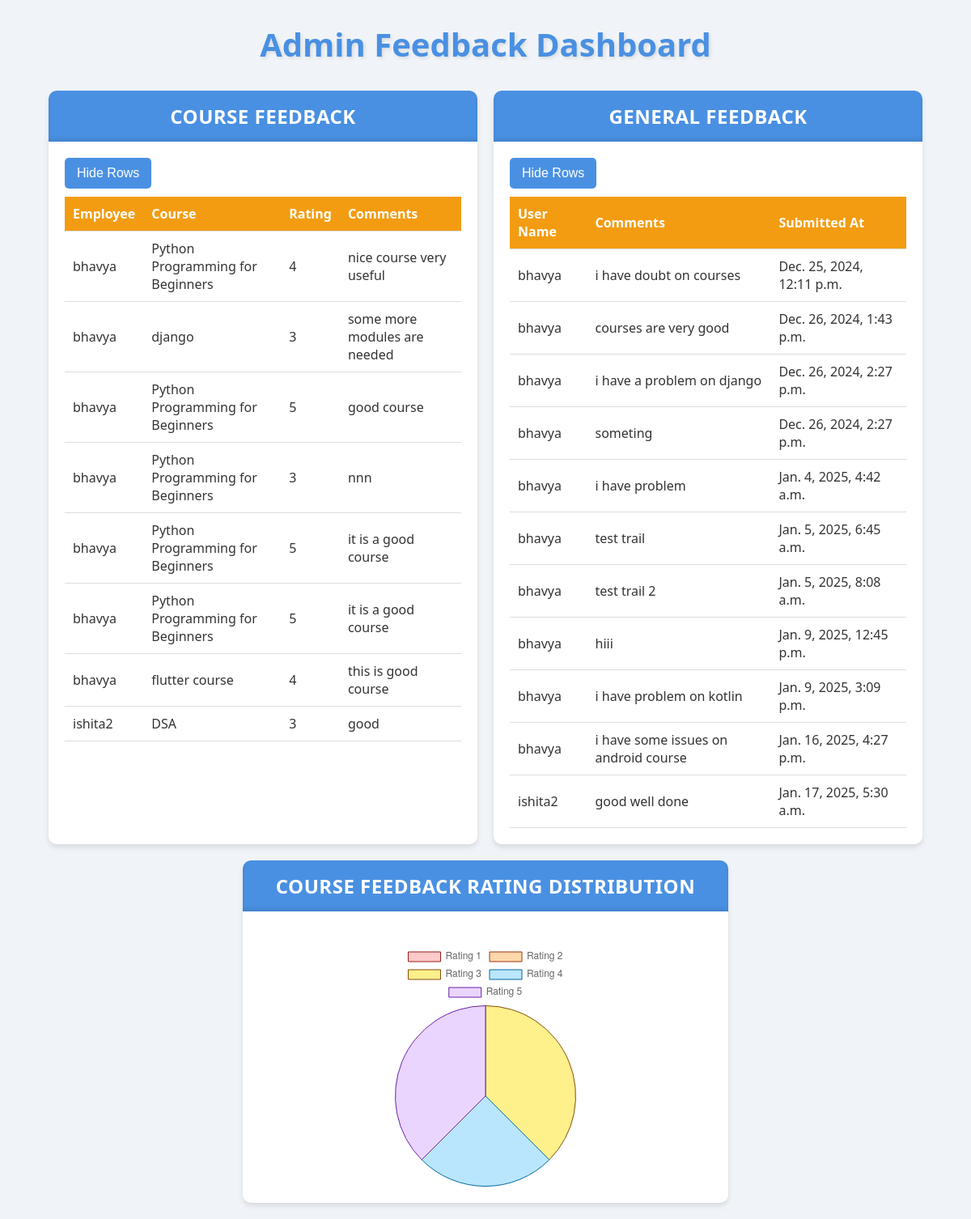
/dashboard/feedback_tracker/1/, run on the app's committed database.
### dashboards/models.py (models this page shows, shortened)
class Feedback(models.Model):
    feedback_id = models.AutoField(primary_key=True)
    course = models.ForeignKey('Course', on_delete=models.CASCADE)  # ForeignKey to Course
    employee = models.ForeignKey('authentication.User', on_delete=models.CASCADE)  # ForeignKey to User
    rating = models.IntegerField()  # IntegerField for ratings
    comments = models.TextField(blank=True, null=True)
    class Meta:
        constraints = [
            models.CheckConstraint(check=models.Q(rating__gte=1) & models.Q(rating__lte=5), name='rating_between_1_and_5')
        ]

class Course(models.Model):
    course_id = models.AutoField(primary_key=True)
    title = models.CharField(max_length=255, unique=True)
    description = models.TextField(null=True, blank=True)
    created_by = models.ForeignKey(
        'authentication.User',
        on_delete=models.CASCADE,
        limit_choices_to={'role__role_name': 'Admin'},
        related_name='created_courses'
    )
    created_at = models.DateTimeField(auto_now_add=True)
    employees = models.ManyToManyField(
        'authentication.User',
        related_name='enrolled_courses',
        limit_choices_to={'role__role_name': 'Employee'},
        blank=True
    )

class GeneralFeedback(models.Model):
    user = models.ForeignKey('authentication.User', on_delete=models.CASCADE)  # User providing the feedback
    comments = models.TextField()  # Feedback comments
    submitted_at = models.DateTimeField(auto_now_add=True)  # Timestamp of submission

### authentication/models.py (models this page shows, shortened)
class User(models.Model):
    name = models.CharField(max_length=100)
    email = models.EmailField(unique=True)
    password = models.CharField(max_length=255)
    role = models.ForeignKey(Role, on_delete=models.CASCADE)

### dashboards/views.py (the view)
# urls.py: path('feedback_tracker/<int:user_id>/',views.feedback_tracker,name='feedback_tracker'),
def feedback_tracker(request, user_id):
    feedbacks = Feedback.objects.all().select_related('course', 'employee')
    general_feedback_data = GeneralFeedback.objects.all().select_related('user')
    rating_counts = (
        Feedback.objects.values('rating')
        .annotate(count=Count('rating'))
        .order_by('rating')
    )
    course_feedback_chart_data = {str(i): 0 for i in range(1, 6)}
    for rating_count in rating_counts:
        rating = str(rating_count['rating'])
        count = rating_count['count']
        course_feedback_chart_data[rating] = count
    return render(request, 'dashboards/feedback_tracker.html', {
        'course_feedback_data': feedbacks,
        'general_feedback_data': general_feedback_data,
        'course_feedback_chart_data': course_feedback_chart_data
    })

### dashboards/templates/dashboards/feedback_tracker.html (shortened to what this page needs)
{% load static %}
<!DOCTYPE html>
<html lang="en">
<head>
    <link rel="stylesheet" href="{% static 'css/feedback_tracker.css' %}?v=1.0">
</head>
<body>
    <h1 class="fade-in">Admin Feedback Dashboard</h1>
<div class="container">
    <div class="card fade-in">
        <div class="card-header">Course Feedback</div>
        <div class="card-content">
            <button id="toggleCourseRows" class="toggle-button" onclick="toggleRows('toggleCourseRows', 'courseFeedbackTable')">Hide Rows</button>
            <table id="courseFeedbackTable">
                <thead>
                    <tr>
                        <th>Employee</th>
                        <th>Course</th>
                        <th>Rating</th>
                        <th>Comments</th>
                    </tr>
                </thead>
                <tbody>
                    {% for feedback in course_feedback_data %}
                    <tr>
                        <td>{{ feedback.employee.name }}</td>
                        <td>{{ feedback.course.title }}</td>
                        <td>{{ feedback.rating }}</td>
                        <td>{{ feedback.comments }}</td>
                    </tr>
                    {% empty %}
                    <tr>
                        <td colspan="4">No feedback available.</td>
                    </tr>
                    {% endfor %}
                </tbody>
            </table>
        </div>
    </div>
    <div class="card fade-in">
        <div class="card-header">General Feedback</div>
        <div class="card-content">
            <button id="toggleGeneralRows" class="toggle-button" onclick="toggleRows('toggleGeneralRows', 'generalFeedbackTable')">Hide Rows</button>
            <table id="generalFeedbackTable">
                <thead>
                    <tr>
                        <th>User Name</th>
                        <th>Comments</th>
                        <th>Submitted At</th>
                    </tr>
                </thead>
                <tbody>
                    {% for feedback in general_feedback_data %}
                    <tr>
                        <td>{{ feedback.user.name }}</td>
                        <td>{{ feedback.comments }}</td>
                        <td>{{ feedback.submitted_at }}</td>
                    </tr>
                    {% empty %}
                    <tr>
                        <td colspan="3">No general feedback available.</td>
                    </tr>
                    {% endfor %}
                </tbody>
            </table>
        </div>
    </div>
</div>
<div class="centered-wrapper">
     <div class="card fade-in">
            <div class="card-header">Course Feedback Rating Distribution</div>
            <div class="card-content">
                <div class="chart-container">
                    <canvas id="feedbackChart"></canvas>
                </div>
            </div>
        </div>
    </div>
    <script>
        // Backend data passed dynamically
        const ratingCounts = [
        {{ course_feedback_chart_data.1|default:0 }},
        {{ course_feedback_chart_data.2|default:0 }},
        {{ course_feedback_chart_data.3|default:0 }},
        {{ course_feedback_chart_data.4|default:0 }},
        {{ course_feedback_chart_data.5|default:0 }}
    ];
        // Chart Script
        const ctx = document.getElementById('feedbackChart').getContext('2d');
        new Chart(ctx, {
            type: 'pie',
            data: {
                labels: ['Rating 1', 'Rating 2', 'Rating 3', 'Rating 4', 'Rating 5'],
                datasets: [{
                    data: ratingCounts,
                    backgroundColor: ['#fecaca', '#fed7aa', '#fef08a', '#bae6fd', '#e9d5ff'],
                    borderColor: ['#991b1b', '#9a3412', '#854d0e', '#0369a1', '#6b21a8'],
                    borderWidth: 1
                }]
            },
            options: {
                responsive: true,
                plugins: {
                    legend: {
                        position: 'top',
                    },
                    tooltip: {
                        callbacks: {
                            label: function(context) {
                                const total = ratingCounts.reduce((a, b) => a + b, 0);
                                const value = context.raw;
                                const percentage = ((value / total) * 100).toFixed(2) + '%';
                                return `${context.label}: ${value} (${percentage})`;
                            }
                        }
                    }
                }
            }
        });
        function toggleRows(buttonId, tableId) {
            const button = document.getElementById(buttonId);
            const table = document.getElementById(tableId);
            const rows = table.querySelectorAll('tbody tr');
            if (rows.length > 0) {
                // Toggle visibility
                const isHidden = rows[0].style.display === 'none';
                rows.forEach(row => row.style.display = isHidden ? '' : 'none');
                // Update button text
                button.textContent = isHidden ? 'Hide Rows' : 'Show Rows';
            }
        }
    </script>
</body>
</html>

### dashboards/static/css/feedback_tracker.css (style rules this page uses)
:root { --primary-color: #4a90e2; --secondary-color: #f39c12; --background-color: #f0f4f8; --text-color: #333; --card-background: #ffffff; }
body { font-family: 'Segoe UI', Tahoma, Geneva, Verdana, sans-serif; margin: 0; padding: 0; background-color: var(--background-color); color: var(--text-color); }
.container { width: 90%; max-width: 1200px; margin: 20px auto; display: grid; grid-template-columns: repeat(auto-fit, minmax(300px, 1fr)); gap: 20px; }
h1 { text-align: center; color: var(--primary-color); font-size: 2.5em; margin-bottom: 30px; text-shadow: 2px 2px 4px rgba(0,0,0,0.1); }
.card { background: var(--card-background); border-radius: 10px; box-shadow: 0 4px 6px rgba(0,0,0,0.1); overflow: hidden; transition: transform 0.3s ease; }
.card-header { background-color: var(--primary-color); color: white; padding: 15px; font-size: 1.2em; }
.card-content { padding: 20px; }
table { width: 100%; border-collapse: collapse; }
table th, table td { padding: 10px; text-align: left; border-bottom: 1px solid #ddd; }
table th { background-color: var(--secondary-color); color: white; }
.chart-container { height: 300px; margin-top: 20px; }
.fade-in { animation: fadeIn 0.5s ease-in; }
.centered-wrapper { display: flex; flex-direction: column; align-items: center; justify-content: center; text-align: center; margin: 20px 0; }
.card { max-width: 600px; width: 100%; }
.chart-container { display: flex; justify-content: center; width: 100%; }
.card-header { background-color: var(--primary-color); color: white; padding: 15px 20px; font-size: 1.5em; font-weight: bold; text-align: center; border-radius: 8px 8px 0 0; box-shadow: inset 0 -3px 5px rgba(0, 0, 0, 0.1); letter-spacing: 0.5px; text-transform: uppercase; }
.toggle-button { display: inline-block; padding: 10px 15px; background-color: var(--primary-color); color: white; border: none; border-radius: 5px; cursor: pointer; margin-bottom: 10px; font-size: 1em; }

### data on the page
Feedback: employee.name "bhavya", course "Python Programming for Beginners", rating "4", comments "nice course very useful"
Feedback: employee.name "bhavya", course "django", rating "3", comments "some more modules are needed"
Feedback: employee.name "bhavya", course "Python Programming for Beginners", rating "5", comments "good course"
Feedback: employee.name "bhavya", course "Python Programming for Beginners", rating "3", comments "nnn"
Feedback: employee.name "bhavya", course "Python Programming for Beginners", rating "5", comments "it is a good course"
Feedback: employee.name "bhavya", course "Python Programming for Beginners", rating "5", comments "it is a good course"
Feedback: employee.name "bhavya", course "flutter course", rating "4", comments "this is good course"
Feedback: employee.name "ishita2", course "DSA", rating "3", comments "good"
GeneralFeedback: user.name "bhavya", comments "i have doubt on courses", submitted_at "Dec. 25, 2024, 12:11 p.m."
GeneralFeedback: user.name "bhavya", comments "courses are very good", submitted_at "Dec. 26, 2024, 1:43 p.m."
GeneralFeedback: user.name "bhavya", comments "i have a problem on django", submitted_at "Dec. 26, 2024, 2:27 p.m."
GeneralFeedback: user.name "bhavya", comments "someting", submitted_at "Dec. 26, 2024, 2:27 p.m."
GeneralFeedback: user.name "bhavya", comments "i have problem", submitted_at "Jan. 4, 2025, 4:42 a.m."
GeneralFeedback: user.name "bhavya", comments "test trail", submitted_at "Jan. 5, 2025, 6:45 a.m."
GeneralFeedback: user.name "bhavya", comments "test trail 2", submitted_at "Jan. 5, 2025, 8:08 a.m."
GeneralFeedback: user.name "bhavya", comments "hiii", submitted_at "Jan. 9, 2025, 12:45 p.m."
GeneralFeedback: user.name "bhavya", comments "i have problem on kotlin", submitted_at "Jan. 9, 2025, 3:09 p.m."
GeneralFeedback: user.name "bhavya", comments "i have some issues on android course", submitted_at "Jan. 16, 2025, 4:27 p.m."
GeneralFeedback: user.name "ishita2", comments "good well done", submitted_at "Jan. 17, 2025, 5:30 a.m."

### other printed values
chart data {{ course_feedback_chart_data.1|default:0 }} 0
chart data {{ course_feedback_chart_data.2|default:0 }} 0
chart data {{ course_feedback_chart_data.3|default:0 }} 3
chart data {{ course_feedback_chart_data.4|default:0 }} 2
